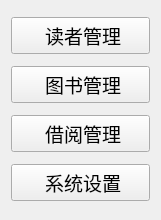
   <widget class="QWidget" name="verticalLayoutWidget">
    <property name="geometry">
     <rect>
      <x>10</x>
      <y>10</y>
      <width>161</width>
      <height>220</height>
     </rect>
    </property>
    <layout class="QVBoxLayout" name="menu">
     <item>
      <widget class="QPushButton" name="readerInfoButton">
       <property name="font">
        <font>
         <family>Microsoft YaHei UI</family>
         <pointsize>14</pointsize>
        </font>
       </property>
       <property name="cursor">
        <cursorShape>PointingHandCursor</cursorShape>
       </property>
       <property name="text">
        <string> 读者管理</string>
       </property>
       <property name="icon">
        <iconset resource="resource.qrc">
         <normaloff>:/sources/icons/person.png</normaloff>:/sources/icons/person.png</iconset>
       </property>
       <property name="iconSize">
        <size>
         <width>30</width>
         <height>30</height>
        </size>
       </property>
      </widget>
     </item>
     <item>
      <widget class="QPushButton" name="bookInfoButton">
       <property name="font">
        <font>
         <family>Microsoft YaHei UI</family>
         <pointsize>14</pointsize>
        </font>
       </property>
       <property name="cursor">
        <cursorShape>PointingHandCursor</cursorShape>
       </property>
       <property name="text">
        <string> 图书管理</string>
       </property>
       <property name="icon">
        <iconset resource="resource.qrc">
         <normaloff>:/sources/icons/books.png</normaloff>:/sources/icons/books.png</iconset>
       </property>
       <property name="iconSize">
        <size>
         <width>30</width>
         <height>30</height>
        </size>
       </property>
      </widget>
     </item>
     <item>
      <widget class="QPushButton" name="borrowInfoButton">
       <property name="font">
        <font>
         <family>Microsoft YaHei UI</family>
         <pointsize>14</pointsize>
        </font>
       </property>
       <property name="cursor">
        <cursorShape>PointingHandCursor</cursorShape>
       </property>
       <property name="text">
        <string> 借阅管理</string>
       </property>
       <property name="icon">
        <iconset resource="resource.qrc">
         <normaloff>:/sources/icons/today.png</normaloff>:/sources/icons/today.png</iconset>
       </property>
       <property name="iconSize">
        <size>
         <width>30</width>
         <height>30</height>
        </size>
       </property>
      </widget>
     </item>
     <item>
      <widget class="QPushButton" name="systemInfoButton">
       <property name="font">
        <font>
         <family>Microsoft YaHei UI</family>
         <pointsize>14</pointsize>
        </font>
       </property>
       <property name="cursor">
        <cursorShape>PointingHandCursor</cursorShape>
       </property>
       <property name="text">
        <string> 系统设置</string>
       </property>
       <property name="icon">
        <iconset resource="resource.qrc">
         <normaloff>:/sources/icons/settings.png</normaloff>:/sources/icons/settings.png</iconset>
       </property>
       <property name="iconSize">
        <size>
         <width>30</width>
         <height>30</height>
        </size>
       </property>
      </widget>
     </item>
    </layout>
   </widget>
